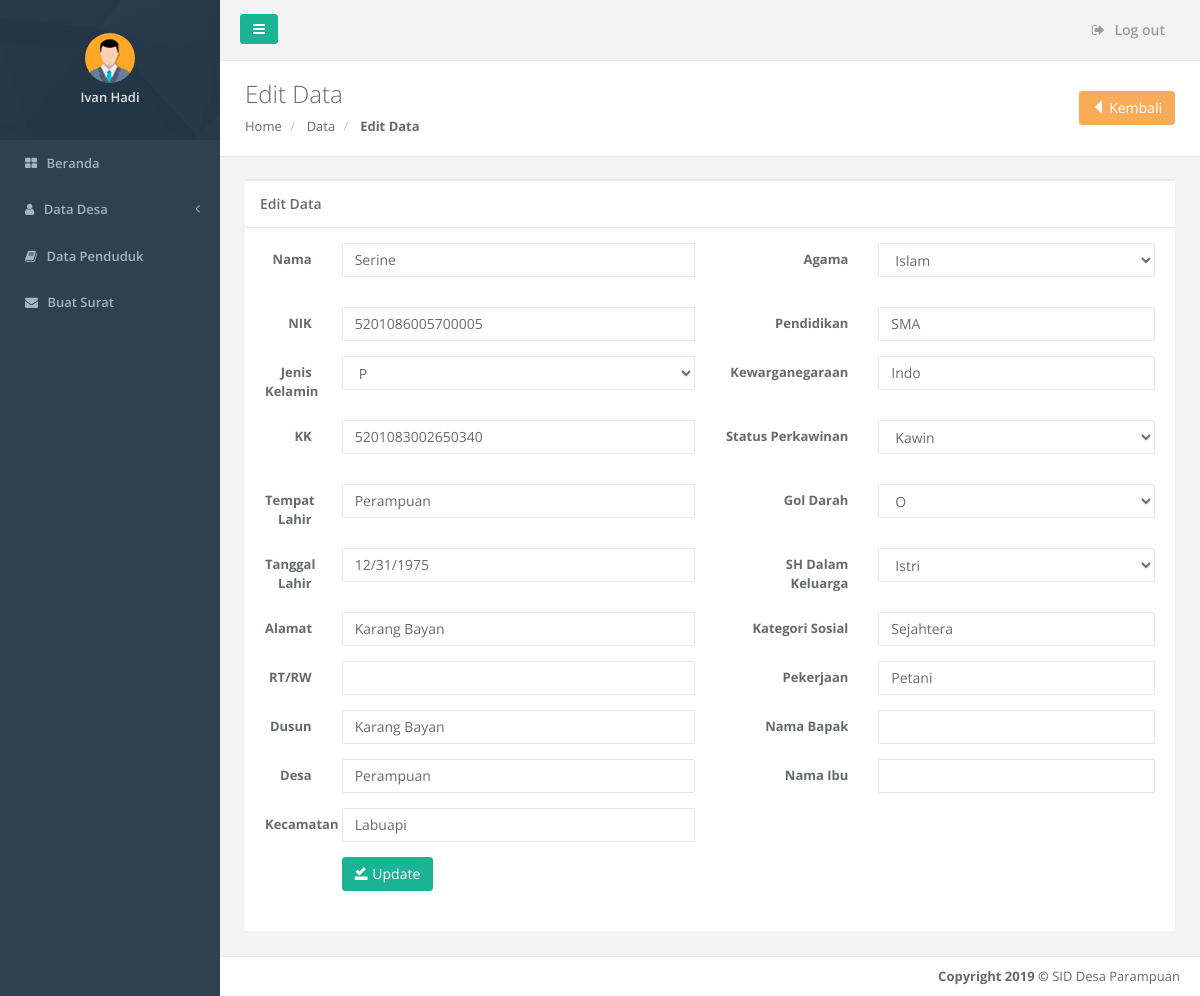
The page /a_datapenduduk/edit.php?id=25 (signed in) on the database its author committed.
### tables this page shows
CREATE TABLE `data_penduduk` (
  `id` int(12) NOT NULL,
  `nama` varchar(100) NOT NULL,
  `nik` varchar(20) DEFAULT NULL,
  `kk` varchar(20) DEFAULT NULL,
  `tempat` varchar(100) DEFAULT NULL,
  `tanggal_lahir` varchar(50) DEFAULT NULL,
  `jenis_kelamin` varchar(50) DEFAULT NULL,
  `alamat` varchar(200) DEFAULT NULL,
  `rt` varchar(50) DEFAULT NULL,
  `rw` varchar(50) DEFAULT NULL,
  `dusun` varchar(50) DEFAULT NULL,
  `desa` varchar(50) DEFAULT NULL,
  `kecamatan` varchar(50) DEFAULT NULL,
  `agama` varchar(30) DEFAULT NULL,
  `pendidikan` varchar(100) DEFAULT NULL,
  `kewarganegaraan` varchar(30) DEFAULT NULL,
  `status_perkawinan` varchar(30) DEFAULT NULL,
  `gol_darah` varchar(12) DEFAULT NULL,
  `status_sosial` varchar(100) DEFAULT NULL,
  `kategori_sosial` varchar(100) DEFAULT NULL,
  `pekerjaan` varchar(100) DEFAULT NULL,
  `bapak` varchar(100) DEFAULT NULL,
  `ibu` varchar(100) DEFAULT NULL
);

### a_datapenduduk/edit.php (the view, shortened to what this page needs)
<?php include "head.php" ?>
<body>
    <div id="wrapper">
    <?php include "nav.php" ?>
        <div id="page-wrapper" class="gray-bg">
        <div class="row border-bottom">
        <nav class="navbar navbar-static-top" role="navigation" style="margin-bottom: 0">
        <div class="navbar-header">
            <a class="navbar-minimalize minimalize-styl-2 btn btn-primary " href="#"><i class="fa fa-bars"></i> </a>
            <form role="search" class="navbar-form-custom" action="">
            </form>
        </div>
            <ul class="nav navbar-top-links navbar-right">
                <li>
                    <a href="../keluar.php">
                        <i class="fa fa-sign-out"></i> Log out
                    </a>
                </li>
            </ul>
        </nav>
        </div>
            <div class="row wrapper border-bottom white-bg page-heading">
                <div class="col-lg-8">
                    <h2>Edit Data</h2>
                    <ol class="breadcrumb">
                        <li>
                            <a href="../index.php">Home</a>
                        </li>
                        <li>
                            <a>Data</a>
                        </li>
                        <li class="active">
                            <strong>Edit Data</strong>
                        </li>
                    </ol>
                </div>
                <div class="col-lg-4">
                    <div class="title-action">
                        <a href="index.php" class="btn btn-warning"><i class="glyphicon glyphicon-triangle-left"></i> Kembali </a>
                    </div>
                </div>
            </div>
        <div class="wrapper wrapper-content animated fadeInRight">
            <div class="row">
                <div class="col-lg-5">
                </div>
            </div>
            <div class="row">
                <div class="col-lg-4">
                </div>
        </div>
            <div class="row">
                <div class="col-lg-12">
                    <div class="ibox float-e-margins">
                        <div class="ibox-title">
                            <h5>Edit Data</h5>
                        </div>
                        <div class="ibox-content">
                        	<?php
                                include '../koneksi.php';
                                $id = $_GET['id'];
                                $data = mysqli_query($con, "select * from data_penduduk where id='$id'");
                                while(@$d = mysqli_fetch_array($data)){
                            ?>
                            <form action="edit_proses.php" method="post" class="form-horizontal">
                                <div class="form-group">
                                    <label class="col-sm-1 control-label">Nama</label>
                                    <div class="col-sm-5">
                                        <input type="text" name="nama" class="form-control" value="<?php echo $d['nama']; ?>">
                                    </div>
                                    <label class="col-sm-2 control-label">Agama</label>
                                    <div class="col-sm-4">
                                        <select class="form-control m-b" name="agama">
                                        <option><?php echo $d['agama']; ?></option>
                                        </select>
                                    </div>
                                </div>
                                <div class="form-group">
                                    <label class="col-sm-1 control-label">NIK</label>
                                    <div class="col-sm-5">
                                        <input type="text" name="nik" class="form-control" value="<?php echo $d['nik']; ?>">
                                    </div>
                                    <label class="col-sm-2 control-label">Pendidikan</label>
                                    <div class="col-sm-4">
                                        <input type="text" name="pendidikan" class="form-control" value="<?php echo $d['pendidikan']; ?>">
                                    </div>
                                </div>
                                <div class="form-group">
                                    <label class="col-sm-1 control-label">Jenis Kelamin</label>
                                    <div class="col-sm-5">
                                        <select class="form-control m-b" name="jenis_kelamin">
                                        <option><?php echo $d['jenis_kelamin']; ?></option>
                                        </select>
                                    </div>
                                    <label class="col-sm-2 control-label">Kewarganegaraan</label>
                                    <div class="col-sm-4">
                                        <input type="text" name="kewarganegaraan" class="form-control" value="<?php echo $d['kewarganegaraan']; ?>">
                                    </div>
                                </div>
                                <div class="form-group">
                                    <label class="col-sm-1 control-label">KK</label>
                                        <div class="col-sm-5">
                                        <input type="text" name="kk" class="form-control" value="<?php echo $d['kk']; ?>">
                                    </div>
                                    <label class="col-sm-2 control-label">Status Perkawinan</label>
                                    <div class="col-sm-4">
                                        <select class="form-control m-b" name="status_perkawinan">
                                        <option><?php echo $d['status_perkawinan']; ?></option>
                                        </select>
                                    </div>
                                </div>
                                <div class="form-group">
                                    <label class="col-sm-1 control-label">Tempat Lahir</label>
                                    <div class="col-sm-5">
                                        <input type="text" name="tempat" class="form-control" value="<?php echo $d['tempat']; ?>">
                                    </div>
                                    <label class="col-sm-2 control-label">Gol Darah</label>
                                    <div class="col-sm-4">
                                        <select class="form-control m-b" name="gol_darah">
                                        <option><?php echo $d['gol_darah']; ?></option>
                                        </select>
                                    </div>
                                </div>
                                <div class="form-group">
                                    <label class="col-sm-1 control-label">Tanggal Lahir</label>
                                    <div class="col-sm-5">
                                        <input type="text" name="tanggal_lahir" class="form-control" value="<?php echo $d['tanggal_lahir']; ?>">
                                    </div>
                                    <label class="col-sm-2 control-label">SH Dalam Keluarga</label>
                                    <div class="col-sm-4">
                                        <select class="form-control m-b" name="status_sosial">
                                        <option><?php echo $d['status_sosial']; ?></option>
                                        </select>
                                    </div>
                                </div>
                                <div class="form-group">
                                    <label class="col-sm-1 control-label">Alamat</label>
                                    <div class="col-sm-5">
                                        <input type="text" name="alamat" class="form-control" value="<?php echo $d['alamat']; ?>">
                                    </div>
                                    <label class="col-sm-2 control-label">Kategori Sosial</label>
                                    <div class="col-sm-4">
                                        <input type="text" name="kategori_sosial" class="form-control" value="<?php echo $d['kategori_sosial']; ?>">
                                    </div>
                                </div>
                                <div class="form-group">
                                    <label class="col-sm-1 control-label">RT/RW</label>
                                    <div class="col-sm-5">
                                        <input type="text" name="rt_rw" class="form-control" value="<?php echo $d['rt_rw']; ?>">
                                    </div>
                                    <label class="col-sm-2 control-label">Pekerjaan</label>
                                    <div class="col-sm-4">
                                        <input type="text" name="pekerjaan" class="form-control" value="<?php echo $d['pekerjaan']; ?>">
                                    </div>
                                </div>
                                <div class="form-group">
                                    <label class="col-sm-1 control-label">Dusun</label>
                                    <div class="col-sm-5">
                                        <input type="text" name="dusun" class="form-control" value="<?php echo $d['dusun']; ?>">
                                    </div>
                                    <label class="col-sm-2 control-label">Nama Bapak</label>
                                    <div class="col-sm-4">
                                        <input type="text" name="bapak" class="form-control" value="<?php echo $d['bapak']; ?>">
                                    </div>
                                </div>
                                <div class="form-group">
                                    <label class="col-sm-1 control-label">Desa</label>
                                    <div class="col-sm-5">
                                        <input type="text" name="desa" class="form-control" value="<?php echo $d['desa']; ?>">
                                    </div>
                                    <label class="col-sm-2 control-label">Nama Ibu</label>
                                    <div class="col-sm-4">
                                        <input type="text" name="ibu" class="form-control" value="<?php echo $d['ibu']; ?>">
                                    </div>
                                </div>
                                <div class="form-group">
                                    <label class="col-sm-1 control-label">Kecamatan</label>
                                    <div class="col-sm-5">
                                        <input type="text" name="kecamatan" class="form-control" value="<?php echo $d['kecamatan']; ?>">
                                    </div>
                                </div>
                                <div class="form-group">
                                    <div class="col-sm-1 col-sm-offset-1">
                                        <button class="btn btn-primary" name="save" type="submit"><i class="glyphicon glyphicon-saved"></i> Update</button>
                                    </div>
                                </div>
                            </form>
                            <?php
                            }
                            ?>
                        </div>
                    </div>
                </div>
            </div>
        </div>
            <?php include "footer.php" ?>
        </div>
        </div>
</body>
</html>

### rows shown on the page
data_penduduk: nama "Serine", agama "Islam", nik "5201086005700005", pendidikan "SMA", jenis_kelamin "P", kewarganegaraan "Indo", kk "5201083002650340", status_perkawinan "Kawin", tempat "Perampuan", gol_darah "O", tanggal_lahir "12/31/1975", status_sosial "Istri", alamat "Karang Bayan", kategori_sosial "Sejahtera", pekerjaan "Petani", dusun "Karang Bayan", desa "Perampuan", kecamatan "Labuapi"

### other values the page prints
$_SESSION['nama'] "Ivan Hadi"
